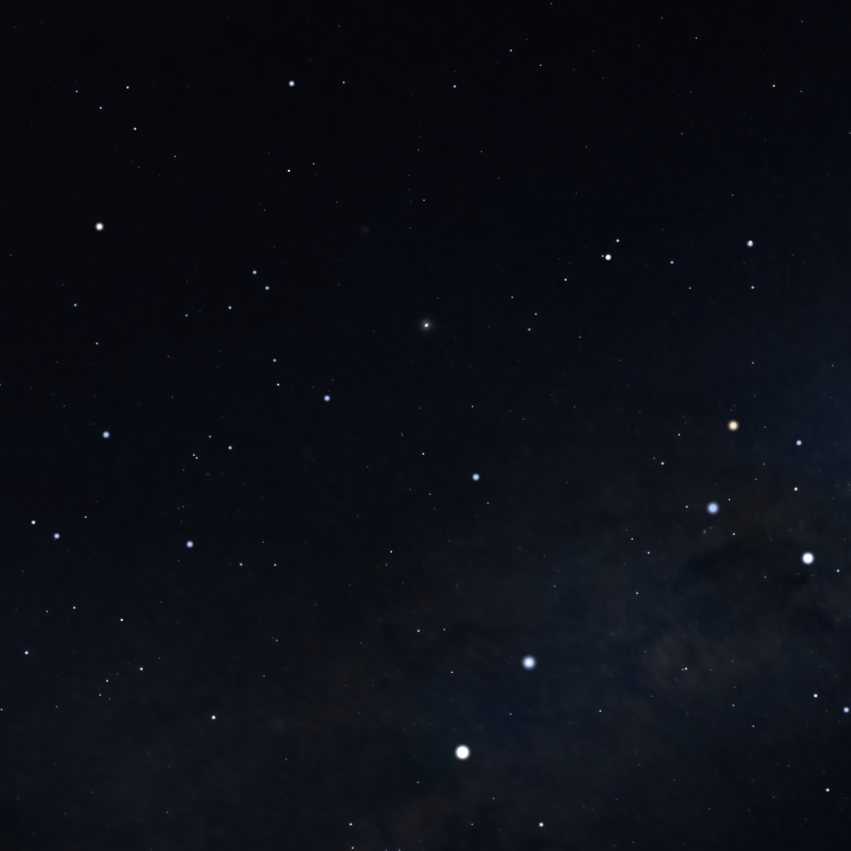
#> input picture TCC/images/centaurus_crux.png, 851 x 851 px
$ python gepeto_2.py
#> lines starting #> are read from the running program, lines starting #| are printed output that depends on the picture
import cv2
import numpy as np
import matplotlib.pyplot as plt
from skimage.feature import blob_log
import pandas as pd

def load_nav_stars(csv_path):
#> called with csv_path = './stars/nav_stars.csv'
    return pd.read_csv(csv_path)
#> (reads TCC/stars/nav_stars.csv from the repository)

def detect_stars(image_path, min_sigma=1, max_sigma=5, num_sigma=10, threshold=0.05):
    # [4 lines of commented-out code are left out]
    image = cv2.imread(image_path, cv2.IMREAD_GRAYSCALE)
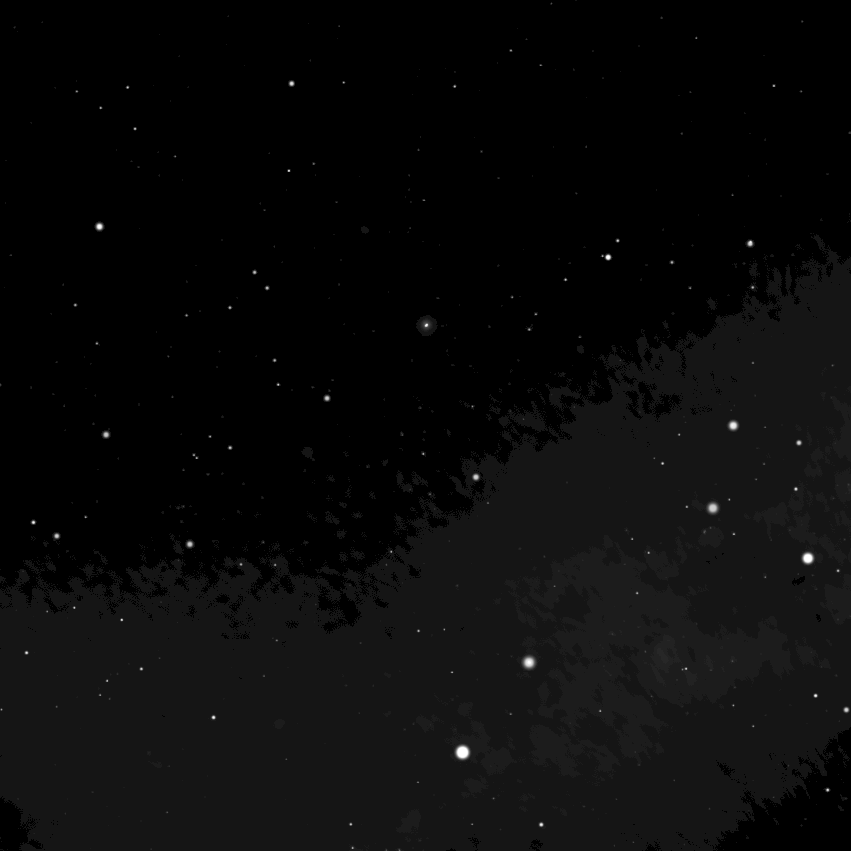
#> image: shape (851, 851); min 0, max 255, mean 9.8
    blurred = cv2.GaussianBlur(image, (9, 9), 0)

    blobs = blob_log(blurred, min_sigma=min_sigma, max_sigma=max_sigma,
                     num_sigma=num_sigma, threshold=threshold)
#> blobs = 69 rows, first 8: [752, 462, 5], [558, 807, 4.11], [662, 529, 4.11], [425, 733, 3.22], [226, 99, 2.78], [508, 712, 3.67], [257, 608, 2.33], [243, 750, 2.33]
    blobs[:, 2] = blobs[:, 2] * np.sqrt(2)
    return image, blobs

def gnomonic_projection(ra_deg, dec_deg, ra0_deg, dec0_deg, image_shape, fov_deg):
    """Project RA/Dec (deg) into pixel coordinates using gnomonic projection"""
    ra = np.radians(ra_deg)
    dec = np.radians(dec_deg)
    ra0 = np.radians(ra0_deg)
    dec0 = np.radians(dec0_deg)

    cos_c = np.sin(dec0)*np.sin(dec) + np.cos(dec0)*np.cos(dec)*np.cos(ra - ra0)
    x = (np.cos(dec) * np.sin(ra - ra0)) / cos_c
    y = (np.cos(dec0)*np.sin(dec) - np.sin(dec0)*np.cos(dec)*np.cos(ra - ra0)) / cos_c

    # Convert to pixels
    fov_rad = np.radians(fov_deg)
    scale = image_shape[1] / (2 * np.tan(fov_rad / 2))  # pixels per radian
    px = image_shape[1] / 2 + x * scale
    py = image_shape[0] / 2 - y * scale

    return np.vstack([px, py]).T

def plot_detections(image, blobs, matched_names=None):
    fig, ax = plt.subplots(figsize=(10, 10))
    ax.imshow(cv2.cvtColor(image, cv2.COLOR_BGR2RGB))
    for i, blob in enumerate(blobs):
        y, x, r = blob
        c = plt.Circle((x, y), r, color='lime', linewidth=1.5, fill=False)
        ax.add_patch(c)
        if matched_names and matched_names[i]:
            ax.text(x+3, y-3, matched_names[i], color='yellow', fontsize=8)

    ax.set_title(f"{len([n for n in matched_names if n])} navigation stars matched")
    ax.axis('off')
    plt.show()

def project_nav_stars(nav_stars, ra0, dec0, image_shape, fov_deg):
    coords = gnomonic_projection(nav_stars['SHA_deg'].values,
                                 nav_stars['Dec_deg'].values,
                                 ra0, dec0, image_shape, fov_deg)
    return coords

def match_stars(detected_blobs, projected_coords, image_size, max_dist_px=10):
    matched_names = [None] * len(detected_blobs)
    for i, blob in enumerate(detected_blobs):
        y, x, _ = blob
        dists = np.linalg.norm(projected_coords - np.array([x, y]), axis=1)
        min_idx = np.argmin(dists)
        if dists[min_idx] < max_dist_px:
            matched_names[i] = nav_stars.iloc[min_idx]['Name']
    return matched_names

# === Main ===
image_path = './images/centaurus_crux.png'
csv_path = './stars/nav_stars.csv'

ra0_deg = 203.241
dec0_deg = -51.980
fov_deg = 42.2  # degrees

# Step 1: Load catalog and detect stars
nav_stars = load_nav_stars(csv_path)
image, blobs = detect_stars(image_path)
#> blobs = 69 rows, first 8: [752, 462, 7.07], [558, 807, 5.81], [662, 529, 5.81], [425, 733, 4.56], [226, 99, 3.93], [508, 712, 5.19], [257, 608, 3.3], [243, 750, 3.3]

# Step 2: Simulate projection of catalog stars to image plane
projected_coords = project_nav_stars(nav_stars, ra0_deg, dec0_deg, image.shape[:2], fov_deg)

# Step 3: Match detected blobs to known stars
matched = match_stars(blobs, projected_coords, image.shape[:2])
#> in match_stars, `matched_names = [None] * len(detected_blobs)`: matched_names = 69 items
#> the loop in match_stars, `for i, blob in enumerate(detected_blobs):` made 69 passes
#> (blob, y, x, min_idx) on passes 1 to 12: ([752, 462, 7.07], 752, 462, 23), ([558, 807, 5.81], 558, 807, 21), ([662, 529, 5.81], 662, 529, 23), ([425, 733, 4.56], 425, 733, 52), ([226, 99, 3.93], 226, 99, 0), ([508, 712, 5.19], 508, 712, 21), ([257, 608, 3.3], 257, 608, 22), ([243, 750, 3.3], 243, 750, 22), ([544, 189, 3.93], 544, 189, 30), ([434, 106, 3.93], 434, 106, 2), ([477, 475, 3.93], 477, 475, 21), ([83, 291, 3.3], 83, 291, 0)
#> matched = 69 items

# Step 4: Plot results
plot_detections(image, blobs, matched)
#> the loop in plot_detections, `for i, blob in enumerate(blobs):` made 69 passes
#> (y, x, r) on passes 1 to 12: (752, 462, 7.07), (558, 807, 5.81), (662, 529, 5.81), (425, 733, 4.56), (226, 99, 3.93), (508, 712, 5.19), (257, 608, 3.3), (243, 750, 3.3), (544, 189, 3.93), (434, 106, 3.93), (477, 475, 3.93), (83, 291, 3.3)
#> in plot_detections, `plt.show()`:
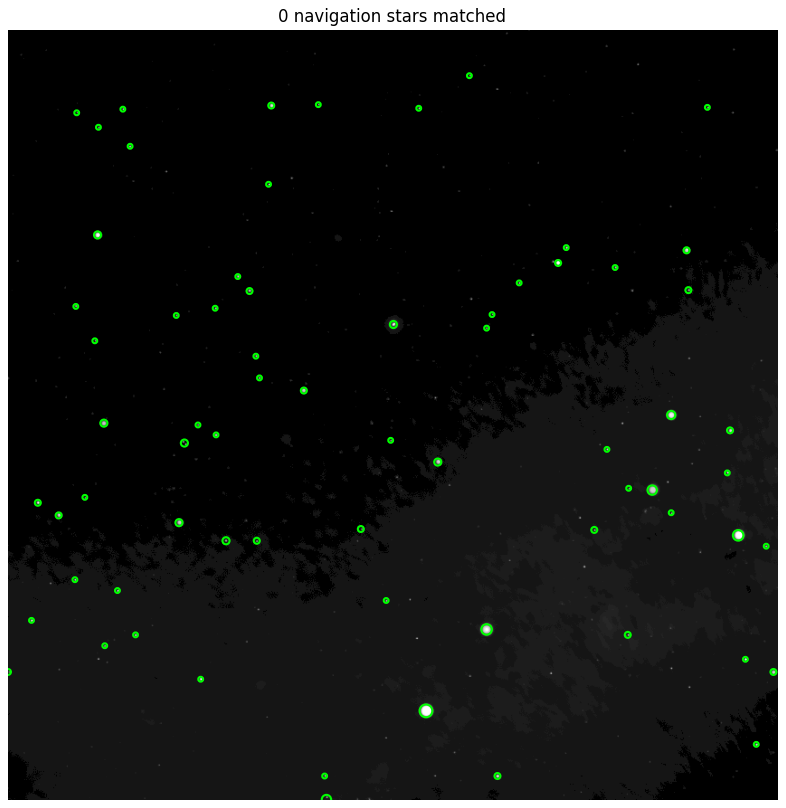
#> figure drawn by matplotlib, 1 panel
